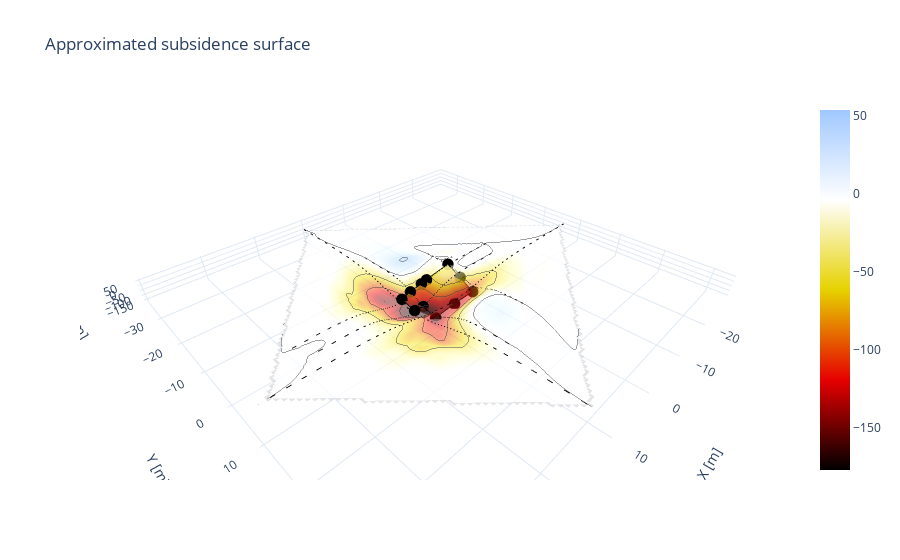

This figure's notebook cell:
### Code cell
ijsselsteinseweg.fit_function(i_guess = 1, tolerance = 1e-2, step = 1) # Fit gaussian shapes to walls
plots.subsidence(ijsselsteinseweg, building = False, soil= True, deformation= True)
